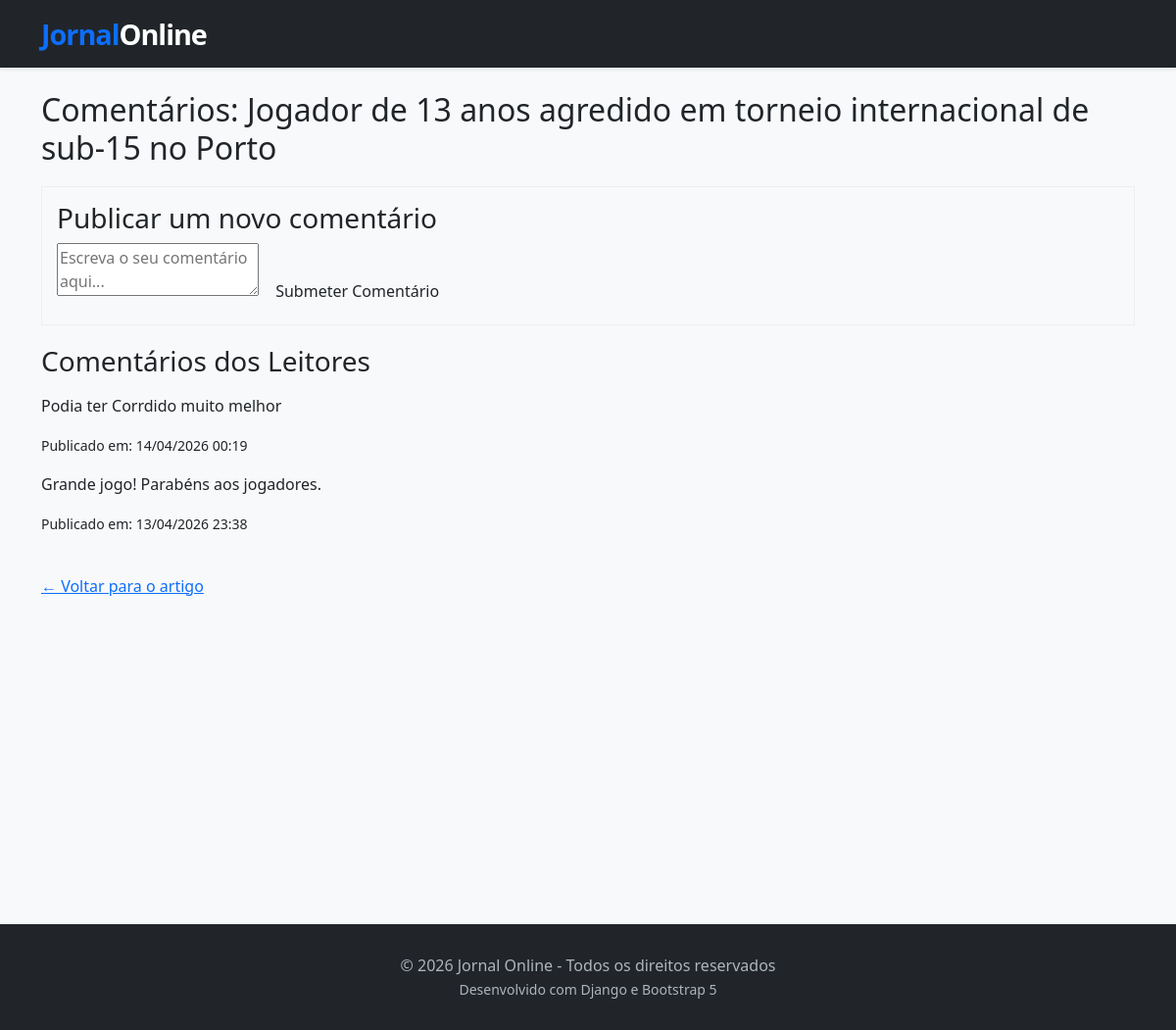
Page /artigo/2/comentarios/ on the committed database.
### jornal/models.py (models this page shows, shortened)
class Artigo(models.Model):
    titulo = models.CharField(max_length=200)
    categoria = models.ForeignKey(Categoria, on_delete=models.SET_NULL, null=True, blank=True)
    corpo = models.TextField()
    data_publicacao = models.DateTimeField(auto_now_add=True)
    visualizacoes = models.PositiveIntegerField(default=0)
    imagem = models.ImageField(upload_to='noticias/', null=True, blank=True)

class Comentario(models.Model):
    artigo = models.ForeignKey(Artigo, on_delete=models.CASCADE, related_name='comentarios')
    texto = models.TextField()
    data_publicacao = models.DateTimeField(auto_now_add=True)

### jornal/views.py (the view)
# urls.py: path('artigo/<int:artigo_id>/comentarios/', views.comentarios_artigo, name='comentarios_artigo'),
def comentarios_artigo(request, artigo_id):
    artigo = get_object_or_404(Artigo, pk=artigo_id)
    if request.method == 'POST':
        texto = request.POST.get('texto')
        if texto:
            Comentario.objects.create(artigo=artigo, texto=texto)
            return redirect('comentarios_artigo', artigo_id=artigo.id)
    comentarios = artigo.comentarios.all().order_by('-data_publicacao')
    return render(request, 'jornal/comentarios_artigo.html', {
        'artigo': artigo,
        'comentarios': comentarios
    })

### jornal/templates/jornal/comentarios_artigo.html (shortened to what this page needs)
{% extends 'jornal/base.html' %}
{% block content %}
    <h2>Comentários: {{ artigo.titulo }}</h2>
    <div style="margin: 20px 0; border: 1px solid #eee; padding: 15px;">
        <h3>Publicar um novo comentário</h3>
        <form method="POST">
            <textarea name="texto" placeholder="Escreva o seu comentário aqui..." required></textarea>
            <button type="submit" class="btn">Submeter Comentário</button>
        </form>
    </div>
    <h3>Comentários dos Leitores</h3>
    {% for comentario in comentarios %}
        <div class="comentario">
            <p>{{ comentario.texto|linebreaks }}</p>
            <p><small>Publicado em: {{ comentario.data_publicacao|date:"d/m/Y H:i" }}</small></p>
        </div>
    {% empty %}
        <p>Ainda não há comentários para este artigo. Seja o primeiro a comentar!</p>
    {% endfor %}
    <br>
    <a href="{% url 'detalhe_artigo' artigo.id %}">← Voltar para o artigo</a>
{% endblock %}

### jornal/templates/jornal/base.html (style rules this page uses)
body { background-color: #f8f9fa; font-family: 'Segoe UI', Tahoma, Geneva, Verdana, sans-serif; }

### rows in the picture
Artigo: titulo "Jogador de 13 anos agredido em torneio internacional de sub-15 no Porto"
Comentario: texto "Podia ter Corrdido muito melhor", data_publicacao "14/04/2026 00:19"
Comentario: texto "Grande jogo! Parabéns aos jogadores.", data_publicacao "13/04/2026 23:38"
